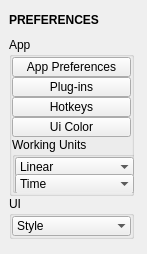
<?xml version="1.0" encoding="UTF-8"?>
<ui version="4.0">
 <class>QtUi</class>
 <widget class="QMainWindow" name="QtUi">
  <property name="enabled">
   <bool>true</bool>
  </property>
  <property name="geometry">
   <rect>
    <x>0</x>
    <y>0</y>
    <width>147</width>
    <height>254</height>
   </rect>
  </property>
  <property name="minimumSize">
   <size>
    <width>0</width>
    <height>0</height>
   </size>
  </property>
  <property name="maximumSize">
   <size>
    <width>999</width>
    <height>999</height>
   </size>
  </property>
  <property name="windowTitle">
   <string>Toolkit</string>
  </property>
  <property name="tabShape">
   <enum>QTabWidget::Triangular</enum>
  </property>
  <property name="dockNestingEnabled">
   <bool>true</bool>
  </property>
  <property name="dockOptions">
   <set>QMainWindow::AllowNestedDocks|QMainWindow::AllowTabbedDocks|QMainWindow::AnimatedDocks|QMainWindow::ForceTabbedDocks</set>
  </property>
  <widget class="QWidget" name="main_widget">
   <layout class="QVBoxLayout" name="verticalLayout_2">
    <item>
     <widget class="Draggable_header" name="draggable_header">
      <property name="minimumSize">
       <size>
        <width>0</width>
        <height>22</height>
       </size>
      </property>
      <property name="maximumSize">
       <size>
        <width>125</width>
        <height>22</height>
       </size>
      </property>
      <property name="font">
       <font>
        <weight>75</weight>
        <bold>true</bold>
       </font>
      </property>
      <property name="text">
       <string>PREFERENCES</string>
      </property>
     </widget>
    </item>
    <item>
     <layout class="QVBoxLayout" name="verticalLayout">
      <property name="spacing">
       <number>0</number>
      </property>
      <item>
       <widget class="QGroupBox" name="app">
        <property name="minimumSize">
         <size>
          <width>125</width>
          <height>0</height>
         </size>
        </property>
        <property name="maximumSize">
         <size>
          <width>125</width>
          <height>999</height>
         </size>
        </property>
        <property name="title">
         <string>App</string>
        </property>
        <layout class="QVBoxLayout" name="verticalLayout_3">
         <property name="spacing">
          <number>0</number>
         </property>
         <property name="leftMargin">
          <number>0</number>
         </property>
         <property name="topMargin">
          <number>0</number>
         </property>
         <property name="rightMargin">
          <number>0</number>
         </property>
         <property name="bottomMargin">
          <number>0</number>
         </property>
         <item>
          <widget class="QPushButton" name="b010">
           <property name="minimumSize">
            <size>
             <width>0</width>
             <height>20</height>
            </size>
           </property>
           <property name="maximumSize">
            <size>
             <width>999</width>
             <height>20</height>
            </size>
           </property>
           <property name="text">
            <string>App Preferences</string>
           </property>
          </widget>
         </item>
         <item>
          <widget class="QPushButton" name="b009">
           <property name="minimumSize">
            <size>
             <width>0</width>
             <height>20</height>
            </size>
           </property>
           <property name="maximumSize">
            <size>
             <width>999</width>
             <height>20</height>
            </size>
           </property>
           <property name="text">
            <string>Plug-ins</string>
           </property>
          </widget>
         </item>
         <item>
          <widget class="QPushButton" name="b008">
           <property name="minimumSize">
            <size>
             <width>0</width>
             <height>20</height>
            </size>
           </property>
           <property name="maximumSize">
            <size>
             <width>999</width>
             <height>20</height>
            </size>
           </property>
           <property name="toolTip">
            <string>Platonic solids</string>
           </property>
           <property name="text">
            <string>Hotkeys</string>
           </property>
          </widget>
         </item>
         <item>
          <widget class="QPushButton" name="b001">
           <property name="minimumSize">
            <size>
             <width>0</width>
             <height>20</height>
            </size>
           </property>
           <property name="maximumSize">
            <size>
             <width>999</width>
             <height>20</height>
            </size>
           </property>
           <property name="toolTip">
            <string>Open color settings editor</string>
           </property>
           <property name="text">
            <string>Ui Color</string>
           </property>
          </widget>
         </item>
         <item>
          <widget class="QGroupBox" name="units">
           <property name="minimumSize">
            <size>
             <width>125</width>
             <height>56</height>
            </size>
           </property>
           <property name="maximumSize">
            <size>
             <width>125</width>
             <height>999</height>
            </size>
           </property>
           <property name="title">
            <string>Working Units</string>
           </property>
           <layout class="QVBoxLayout" name="verticalLayout_4">
            <property name="spacing">
             <number>0</number>
            </property>
            <property name="leftMargin">
             <number>0</number>
            </property>
            <property name="topMargin">
             <number>0</number>
            </property>
            <property name="rightMargin">
             <number>0</number>
            </property>
            <property name="bottomMargin">
             <number>0</number>
            </property>
            <item>
             <widget class="ComboBox" name="cmb001">
              <property name="minimumSize">
               <size>
                <width>0</width>
                <height>20</height>
               </size>
              </property>
              <property name="maximumSize">
               <size>
                <width>999</width>
                <height>20</height>
               </size>
              </property>
              <property name="toolTip">
               <string>Set working units: Linear</string>
              </property>
              <property name="maxCount">
               <number>999</number>
              </property>
              <property name="sizeAdjustPolicy">
               <enum>QComboBox::AdjustToContents</enum>
              </property>
              <property name="frame">
               <bool>false</bool>
              </property>
              <item>
               <property name="text">
                <string>Linear</string>
               </property>
              </item>
             </widget>
            </item>
            <item>
             <widget class="ComboBox" name="cmb002">
              <property name="minimumSize">
               <size>
                <width>0</width>
                <height>20</height>
               </size>
              </property>
              <property name="maximumSize">
               <size>
                <width>999</width>
                <height>20</height>
               </size>
              </property>
              <property name="toolTip">
               <string>Set working units: Time</string>
              </property>
              <property name="maxCount">
               <number>999</number>
              </property>
              <property name="sizeAdjustPolicy">
               <enum>QComboBox::AdjustToContents</enum>
              </property>
              <property name="frame">
               <bool>false</bool>
              </property>
              <item>
               <property name="text">
                <string>Time</string>
               </property>
              </item>
             </widget>
            </item>
           </layout>
          </widget>
         </item>
        </layout>
       </widget>
      </item>
      <item>
       <widget class="QGroupBox" name="ui">
        <property name="minimumSize">
         <size>
          <width>125</width>
          <height>0</height>
         </size>
        </property>
        <property name="maximumSize">
         <size>
          <width>125</width>
          <height>999</height>
         </size>
        </property>
        <property name="title">
         <string>UI</string>
        </property>
        <layout class="QVBoxLayout" name="verticalLayout_5">
         <property name="spacing">
          <number>0</number>
         </property>
         <property name="leftMargin">
          <number>0</number>
         </property>
         <property name="topMargin">
          <number>0</number>
         </property>
         <property name="rightMargin">
          <number>0</number>
         </property>
         <property name="bottomMargin">
          <number>0</number>
         </property>
         <item>
          <widget class="ComboBox" name="cmb003">
           <property name="minimumSize">
            <size>
             <width>0</width>
             <height>20</height>
            </size>
           </property>
           <property name="maximumSize">
            <size>
             <width>999</width>
             <height>20</height>
            </size>
           </property>
           <property name="toolTip">
            <string>Select shorcut menu set type.</string>
           </property>
           <property name="maxVisibleItems">
            <number>50</number>
           </property>
           <property name="sizeAdjustPolicy">
            <enum>QComboBox::AdjustToContentsOnFirstShow</enum>
           </property>
           <property name="frame">
            <bool>false</bool>
           </property>
           <item>
            <property name="text">
             <string>Style</string>
            </property>
           </item>
          </widget>
         </item>
        </layout>
       </widget>
      </item>
      <item>
       <spacer name="verticalSpacer_2">
        <property name="orientation">
         <enum>Qt::Vertical</enum>
        </property>
        <property name="sizeHint" stdset="0">
         <size>
          <width>20</width>
          <height>40</height>
         </size>
        </property>
       </spacer>
      </item>
     </layout>
    </item>
   </layout>
  </widget>
 </widget>
 <customwidgets>
  <customwidget>
   <class>Draggable_header</class>
   <extends>QLabel</extends>
   <header>draggable_header.h</header>
  </customwidget>
  <customwidget>
   <class>ComboBox</class>
   <extends>QComboBox</extends>
   <header>widgets.combobox.h</header>
  </customwidget>
 </customwidgets>
 <resources/>
 <connections/>
 <designerdata>
  <property name="gridDeltaX">
   <number>5</number>
  </property>
  <property name="gridDeltaY">
   <number>5</number>
  </property>
  <property name="gridSnapX">
   <bool>true</bool>
  </property>
  <property name="gridSnapY">
   <bool>true</bool>
  </property>
  <property name="gridVisible">
   <bool>true</bool>
  </property>
 </designerdata>
</ui>
